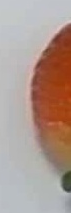
#> input picture data/02_processed/segmented_18-03-2026/frame-11_14-56-29_strawberry_1.png, 71 x 213 px
$ python -i segmentation.py   (imports and definitions only)
#> lines starting #> are read from the running program, lines starting #| are printed output that depends on the picture
#> further down, picture is the input picture: shape (213, 71, 3); mean B, G, R 143.8, 152.8, 173.8
import argparse
import cv2
import glob
import os
import re
import json
import numpy as np
from pathlib import Path

PROJECT_ROOT = Path(__file__).resolve().parents[2]

CONFIG_FILE = PROJECT_ROOT / "src" / "stage3_preprocessing" / "config.json"

# [2 lines not run here, left out]

# [1 line that did not run here, left out]
# [1 line that did not run here, left out]

# [1 line that did not run here, left out]

# [1 line that did not run here, left out]
# [1 line that did not run here, left out]
# [1 line that did not run here, left out]

# Define wider color ranges for avocado candidates in HSV color space.
# Dark green avocado skin can be very deep, with some brown/ripening patches.
STRAWBERRY_COLOR_RANGES = [
    (np.array([0, 25, 18]), np.array([25, 255, 255])),    # red/dark red/orange
    (np.array([160, 25, 18]), np.array([180, 255, 255])), # wrapped red
    (np.array([5, 20, 15]), np.array([45, 255, 245])),    # brown/damaged fruit
    (np.array([35, 25, 15]), np.array([100, 255, 245])),  # green calyx/leaves
]
AVOCADO_COLOR_RANGES = [
    (np.array([18, 8, 8]), np.array([95, 255, 255])),      # dark to bright green avocado skin
    (np.array([0, 15, 12]), np.array([35, 255, 200])),    # brown stem / ripening patches
]

kernel = cv2.getStructuringElement(cv2.MORPH_ELLIPSE, (5, 5))
close_kernel = cv2.getStructuringElement(cv2.MORPH_ELLIPSE, (13, 13))
avocado_close_kernel = cv2.getStructuringElement(cv2.MORPH_ELLIPSE, (17, 17))
small_kernel = cv2.getStructuringElement(cv2.MORPH_ELLIPSE, (3, 3))
grabcut_outer_kernel = cv2.getStructuringElement(cv2.MORPH_ELLIPSE, (19, 19))


# [461 lines left out: functions natural_sort_key, is_cropped_folder, extract_frame_number, should_process_image, is_table_background, is_surface_background and 22 more, not called in this run]


def apply_clahe_lab(image, clip_limit=2.0, grid_size=(5, 5)):
#> called with clip_limit = 2, grid_size = (5, 5)
    try:
        lab = cv2.cvtColor(image, cv2.COLOR_BGR2LAB)
#> lab: shape (213, 71, 3); mean of channels 0, 1, 2 165.9, 136, 137
        l, a, b = cv2.split(lab)
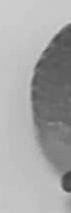
#> l: shape (213, 71); min 63, max 209, mean 165.9
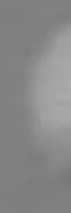
#> a: shape (213, 71); min 119, max 171, mean 136
        clahe = cv2.createCLAHE(clipLimit=clip_limit, tileGridSize=grid_size)
        l_clahe = clahe.apply(l)
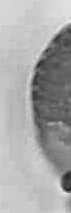
#> l_clahe: shape (213, 71); min 29, max 237, mean 167.5
        return cv2.cvtColor(cv2.merge((l_clahe, a, b)), cv2.COLOR_LAB2BGR)
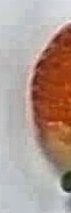
#> returned value: shape (213, 71, 3); mean B, G, R 146.1, 155, 175.7
    except Exception:
        return image


AVOCADO_CELLS = {
    1: [200,  450,  750,  1040], #1000 => 1040
    2: [750,  450,  1300, 1020],
    3: [1300, 450,  1800, 1060], #  980 => 1060
    4: [0,    0,    730,  630],   # 750 650
    5: [700,  0,    1330, 630], # 1350   650
    6: [1300, 0,    1920, 650]
}


STRAWBERRY_CELLS = {
    1: [150, 100, 480, 450],
    2: [700, 100, 1050, 450],
    3: [1300, 100, 1650, 450],
    4: [80, 550, 420, 950],
    5: [700, 550, 1050, 950],
    6: [1350, 550, 1700, 950]
}


# [360 lines left out: functions parse_args, main, not called in this run]


# [2 lines not run here, left out]

>>> import cv2
>>> picture = cv2.imread('../../data/02_processed/segmented_18-03-2026/frame-11_14-56-29_strawberry_1.png')
>>> result = apply_clahe_lab(picture)

$ run again, on data/02_processed/segmented_19-03-2026/frame-18_12-15-09_strawberry_6.png
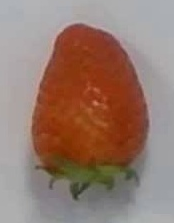
#> input picture data/02_processed/segmented_19-03-2026/frame-18_12-15-09_strawberry_6.png, 174 x 223 px
#> picture is the input picture: shape (223, 174, 3); mean B, G, R 109.7, 121.6, 149.1
#> lab: shape (223, 174, 3); mean of channels 0, 1, 2 137.1, 138.8, 140.3
#> in apply_clahe_lab, `l, a, b = cv2.split(lab)`:
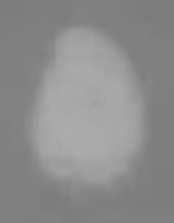
#> b: shape (223, 174); min 124, max 172, mean 140.3
#> in apply_clahe_lab, `return cv2.cvtColor(cv2.merge((l_clahe, a, b)), cv2.COLOR_LAB2BGR)`:
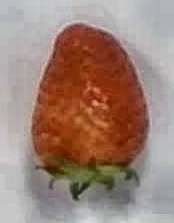
#> returned value: shape (223, 174, 3); mean B, G, R 117.4, 129.4, 156.9

$ run again, on data/02_processed/segmented_19-03-2026/frame-1_08-00-06_strawberry_5.png
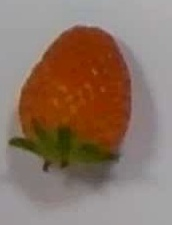
#> input picture data/02_processed/segmented_19-03-2026/frame-1_08-00-06_strawberry_5.png, 172 x 225 px
#> picture is the input picture: shape (225, 172, 3); mean B, G, R 101.8, 116.6, 140.5
#> lab: shape (225, 172, 3); mean of channels 0, 1, 2 130.9, 137.1, 140.8
#> in apply_clahe_lab, `l, a, b = cv2.split(lab)`:
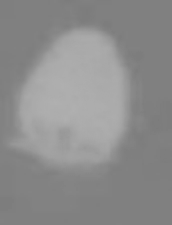
#> b: shape (225, 172); min 123, max 176, mean 140.8
#> in apply_clahe_lab, `return cv2.cvtColor(cv2.merge((l_clahe, a, b)), cv2.COLOR_LAB2BGR)`:
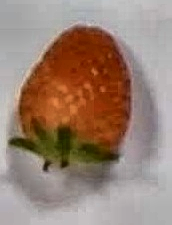
#> returned value: shape (225, 172, 3); mean B, G, R 114.9, 129.3, 153.7
